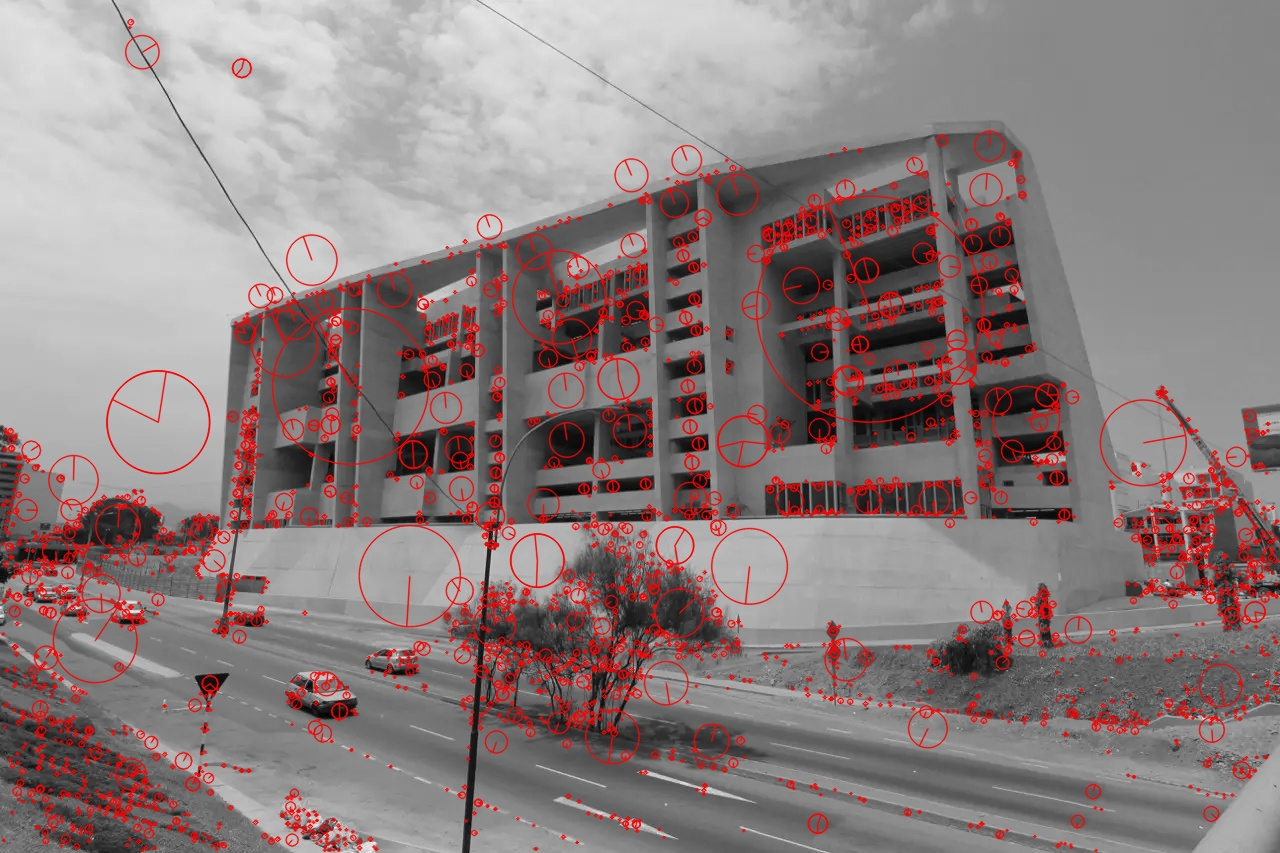

Recreate this plot in Python.
import numpy as np
import cv2 as cv
import matplotlib.pyplot as plt

# Cargar la imagen en escala de grises
img = cv.imread('./img/utec1.jpg', cv.IMREAD_GRAYSCALE) 

# Verificar si la imagen se cargó correctamente
if img is None:
    print("Error: No se pudo cargar la imagen")
    exit()

# Crear el detector SIFT
sift = cv.SIFT_create()

# Detectar keypoints y descriptores con SIFT
keypoints, descriptors = sift.detectAndCompute(img, None)

print(f"Se encontraron {len(keypoints)} keypoints")

# Convertir la imagen a color para poder dibujar en rojo
img_color = cv.cvtColor(img, cv.COLOR_GRAY2BGR)

# Dibujar los keypoints como puntos rojos
img_with_keypoints = cv.drawKeypoints(img_color, keypoints, None, 
                                     color=(0, 0, 255),  # Color rojo en formato BGR
                                     flags=cv.DRAW_MATCHES_FLAGS_DRAW_RICH_KEYPOINTS)

# Guardar la imagen con los keypoints
cv.imwrite('sift_keypoints.jpg', img_with_keypoints)

# Mostrar la imagen (opcional)
# plt.figure(figsize=(10, 8))
# plt.imshow(cv.cvtColor(img_with_keypoints, cv.COLOR_BGR2RGB))
# plt.title(f'SIFT Keypoints detectados: {len(keypoints)}')
# plt.axis('off')
# plt.show()

print("Imagen guardada como 'sift_keypoints.jpg'")
